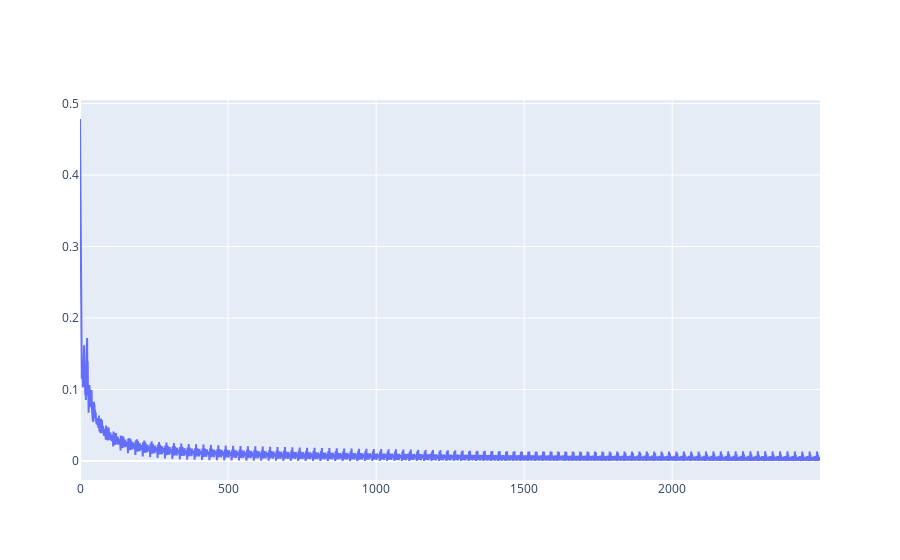

The code cell stored with this chart in its notebook:
### Markdown cell above
### Router Trial

### Code cell
# Recall, we want the space between -1 and 1 to be covered by our sinusoidal expert and the rest, linear
x_trial = np.linspace(-5,5,2000, dtype=np.float32)
y_trial = np.array([[1, 0] if (i>=-1 and i<=1) else [0,1] for i in x_trial], dtype=np.float32)

rtr_agent = Agent_Expert(Router)
rtr_agent.fit(x_trial[np.newaxis].T, y_trial)

### Figure 1 — Plotly figure (JSON) as saved in the notebook; plotly's stock layout.template omitted (floating-point values rounded to 4 significant figures; data arrays with more than 128 entries replaced by an {"elided": "..."} marker saying what was removed)
{"data": [{"mode": "lines", "name": "Loss", "type": "scatter", "y": {"elided": "2500 float values"}}], "layout": {}}
